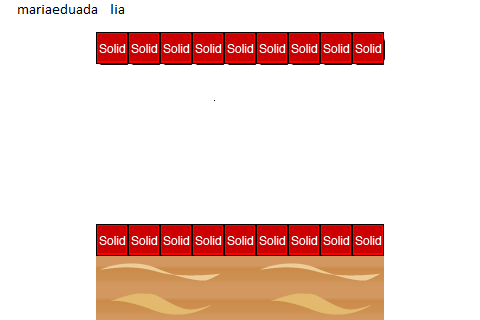

Below is a game level as drawn by its tile map, then a one-line description and the .tmx that defines it (tile-layer data replaced by summaries):
An orthogonal 15x10 tile map with 32x32 px tiles, 2 tile layers (background, collision), 3 tilesets, 1 image layer and 4 objects (Rock, Coin, Up, Down).

<map version="1.0" orientation="orthogonal" width="15" height="10" tilewidth="32" tileheight="32">
 <tileset firstgid="1" name="blocks-world1" tilewidth="32" tileheight="32">
  <image source="../img/map/blocks-world1.png" width="640" height="160" />
 </tileset>
 <tileset firstgid="101" name="blocks" tilewidth="32" tileheight="32" spacing="2" margin="2">
  <tileoffset x="1" y="1" />
  <image source="../img/map/blocks.png" width="1000" height="140" />
  <tile id="3">
   <properties>
    <property name="type" value="solid" />
   </properties>
  </tile>
  <tile id="10">
   <properties>
    <property name="type" value="solid" />
   </properties>
  </tile>
  <tile id="12">
   <properties>
    <property name="type" value="solid" />
   </properties>
  </tile>
  <tile id="32">
   <properties>
    <property name="type" value="solid" />
   </properties>
  </tile>
  <tile id="39">
   <properties>
    <property name="type" value="solid" />
   </properties>
  </tile>
  <tile id="41">
   <properties>
    <property name="type" value="solid" />
   </properties>
  </tile>
  <tile id="61">
   <properties>
    <property name="type" value="solid" />
   </properties>
  </tile>
  <tile id="68">
   <properties>
    <property name="type" value="solid" />
   </properties>
  </tile>
  <tile id="70">
   <properties>
    <property name="type" value="solid" />
   </properties>
  </tile>
 </tileset>
 <tileset firstgid="217" name="metatiles32x32" tilewidth="32" tileheight="32">
  <image source="../img/map/metatiles32x32.png" width="160" height="32" />
  <tile id="0">
   <properties>
    <property name="type" value="solid" />
   </properties>
  </tile>
 </tileset>
 <imagelayer name="background" width="15" height="10">
  <image source="../img/map/Background1.png" />
 </imagelayer>
 <layer name="background" width="15" height="10">
  <data>[150 cells, 36 non-empty, 14 distinct tile ids]</data>
 </layer>
 <objectgroup name="objects" width="15" height="10">
  <object name="Rock" x="96" y="128" width="32" height="64">
   <properties>
    <property name="image" value="rock" />
    <property name="spriteheight" value="56" />
    <property name="spritewidth" value="48" />
   </properties>
  </object>
  <object name="Coin" x="192" y="192" width="32" height="32">
   <properties>
    <property name="image" value="coin" />
    <property name="spritewidth" value="32" />
   </properties>
  </object>
  <object name="Up" x="256" y="160" width="32" height="32">
   <properties>
    <property name="image" value="up" />
    <property name="spritewidth" value="32" />
   </properties>
  </object>
  <object name="Down" x="320" y="64" width="32" height="32">
   <properties>
    <property name="image" value="down" />
    <property name="spritewidth" value="32" />
   </properties>
  </object>
 </objectgroup>
 <layer name="collision" width="15" height="10">
  <data>[150 cells, 18 non-empty, 1 distinct tile ids]</data>
 </layer>
</map>
